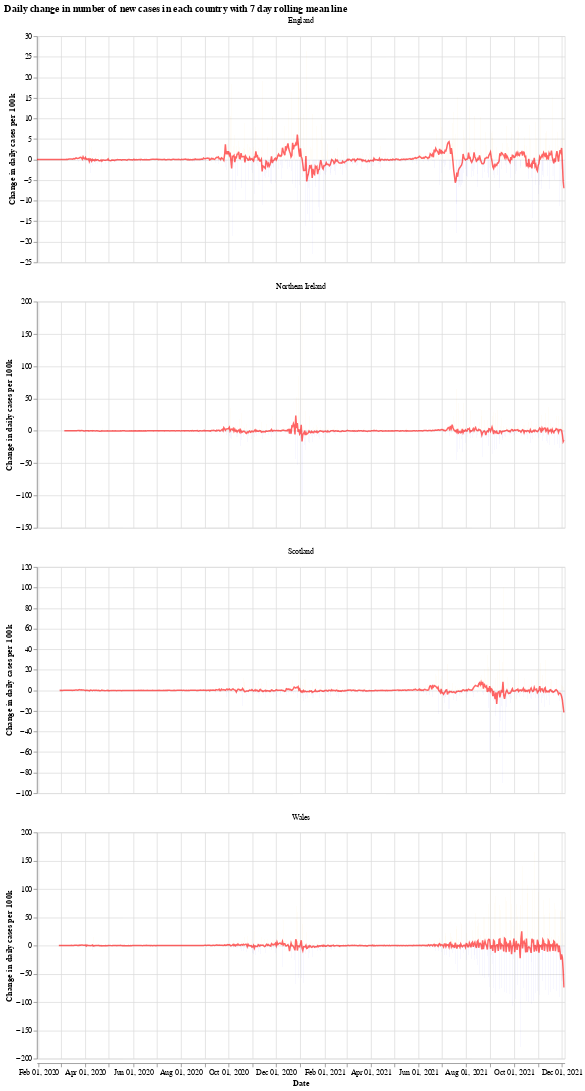

The code cell stored with this chart in its notebook:
### Markdown cell above
We will use the Python library `Altair` for visualising the data, see the [altair docs](https://altair-viz.github.io/) for more information.

First we have a graph which shows the daily change in the number of new cases for each country. This number jumps up and down all over the place, which is likely due to delay in reporting of new cases over the weekend. Another interesting thing is that it looks like the daily cases in Wales experienced a much shorter period of calm over the summer (calm in the sense of daily cases not jumping up and down).

The orange bars are days when the number of new cases (per 100k population) was more than the previous day, while the blue are days when the number of new cases dropped. The red line is the 7 day moving average. 

When the moving average line is below 0, it means that there is a consistent drop in new cases. We can see this clearly happening around the times that lockdowns were introduced (though, to varying degrees). I will update the graphs soon with a marker of when each lockdown started.

### Code cell
# collapse
import altair as alt

bars = alt.Chart(uk_cases).mark_bar().encode(
    x=alt.X("yearmonthdate(date):T", axis=alt.Axis(title='Date')),
    y=alt.Y("casesChangeRate:Q", axis=alt.Axis(title='Change in daily cases per 100k')),
    tooltip='casesChange',
    color=alt.condition(
        alt.datum.casesChangeRate > 0,
        alt.value("orange"),  # The positive color
        alt.value("blue")  # The negative color
    )
).properties(title='Daily change in number of new cases with 7 day rolling mean',width=700).interactive()

line = alt.Chart(uk_cases).mark_line(
    color='red',
    size=2,
    opacity=0.6
).transform_window(
    rolling_mean='mean(casesChangeRate)',
    frame=[0, 7],
    groupby=['areaName']
).encode(
    x='yearmonthdate(date):T',
    y='rolling_mean:Q'
)

alt.layer(bars, line, data=uk_cases).facet(alt.Column(
    'areaName', title=''), columns=1).resolve_scale(y='independent').properties(title='Daily change in number of new cases in each country with 7 day rolling mean line')

### Figure 1 — Vega-Lite specification as saved in the notebook (floating-point values rounded to 4 significant figures; data arrays with more than 128 entries replaced by an {"elided": "..."} marker saying what was removed)
{"config": {"view": {"continuousWidth": 400, "continuousHeight": 300}}, "data": {"name": "data-cc5728c662da90acbeb75cc9f3c058fd"}, "facet": {"type": "nominal", "field": "areaName", "title": ""}, "spec": {"layer": [{"mark": "bar", "encoding": {"color": {"condition": {"value": "orange", "test": "(datum.casesChangeRate > 0)"}, "value": "blue"}, "tooltip": {"type": "quantitative", "field": "casesChange"}, "x": {"type": "temporal", "axis": {"title": "Date"}, "field": "date", "timeUnit": "yearmonthdate"}, "y": {"type": "quantitative", "axis": {"title": "Change in daily cases per 100k"}, "field": "casesChangeRate"}}, "selection": {"selector001": {"type": "interval", "bind": "scales", "encodings": ["x", "y"]}}, "title": "Daily change in number of new cases with 7 day rolling mean", "width": 700}, {"mark": {"type": "line", "color": "red", "opacity": 0.6, "size": 2}, "encoding": {"x": {"type": "temporal", "field": "date", "timeUnit": "yearmonthdate"}, "y": {"type": "quantitative", "field": "rolling_mean"}}, "transform": [{"window": [{"op": "mean", "field": "casesChangeRate", "as": "rolling_mean"}], "frame": [0, 7], "groupby": ["areaName"]}]}]}, "columns": 1, "resolve": {"scale": {"y": "independent"}}, "title": "Daily change in number of new cases in each country with 7 day rolling mean line", "$schema": "https://vega.github.io/schema/vega-lite/v4.8.1.json", "datasets": {"data-cc5728c662da90acbeb75cc9f3c058fd": {"elided": "2608 records"}}}
